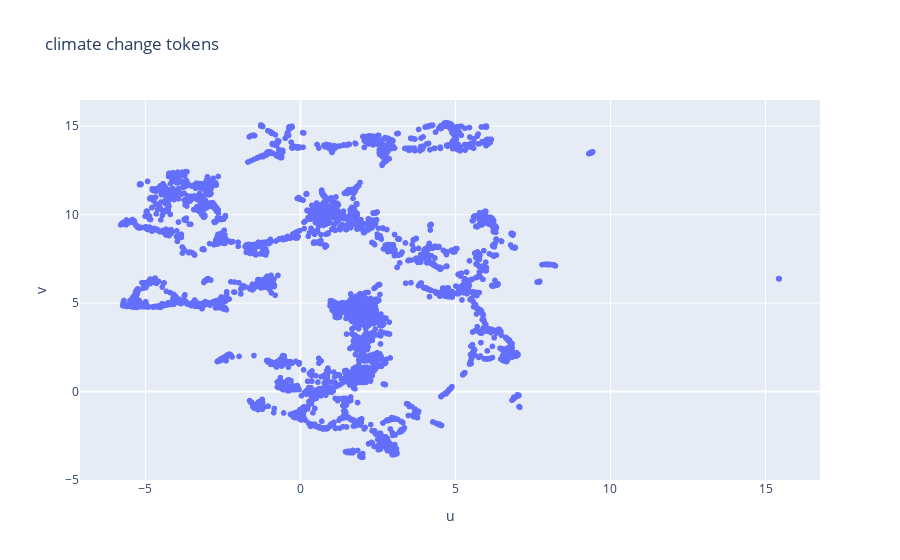

Notebook cell for this chart:
### Markdown cell above
The cell below exhibits a two dimensional representation of the full climate change dictionary which is derived in this way. You can examine tokens by hovering over the points. While doing so, you may realize tokens appear which would not be identified if we try to create a word list without this model driven approach, e.g., "difficulty_in_predicting". However, if you understand the way Word2Vec is learning its numerical representations of words, tokens like this one may not be surprising anymore. Tokens within a certain window size around climate change related tokens or the token "difficulty_in_predicting" seem to be very similar which causes the similar numerical representation.

### Code cell
import umap
import plotly.express as px

ccv_words_full = keep_ccv_words + ccv_sim_tokens.word.tolist()
ccv_word_vectors = pd.DataFrame(word_vectors[ccv_words_full], index = ccv_words_full)

dim_reducer = umap.UMAP(n_components=2, metric = "cosine", random_state = 42)
dim_reducer.fit(ccv_word_vectors)
ccv_word_vectors_2d = pd.DataFrame(dim_reducer.transform(ccv_word_vectors), columns = ["u", "v"], index = ccv_word_vectors.index)

px.scatter(ccv_word_vectors_2d, x = "u", y = "v", hover_name = ccv_word_vectors_2d.index, title = "climate change tokens")

### Figure 1 — Plotly figure (JSON) as saved in the notebook; plotly's stock layout.template omitted (floating-point values rounded to 4 significant figures; data arrays with more than 128 entries replaced by an {"elided": "..."} marker saying what was removed)
{"data": [{"hovertemplate": "<b>%{hovertext}</b><br><br>u=%{x}<br>v=%{y}<extra></extra>", "hovertext": {"elided": "5969 str values"}, "legendgroup": "", "marker": {"color": "#636efa", "symbol": "circle"}, "mode": "markers", "name": "", "showlegend": false, "type": "scattergl", "x": {"elided": "5969 float values"}, "xaxis": "x", "y": {"elided": "5969 float values"}, "yaxis": "y"}], "layout": {"legend": {"tracegroupgap": 0}, "title": {"text": "climate change tokens"}, "xaxis": {"anchor": "y", "domain": [0, 1], "title": {"text": "u"}}, "yaxis": {"anchor": "x", "domain": [0, 1], "title": {"text": "v"}}}}
